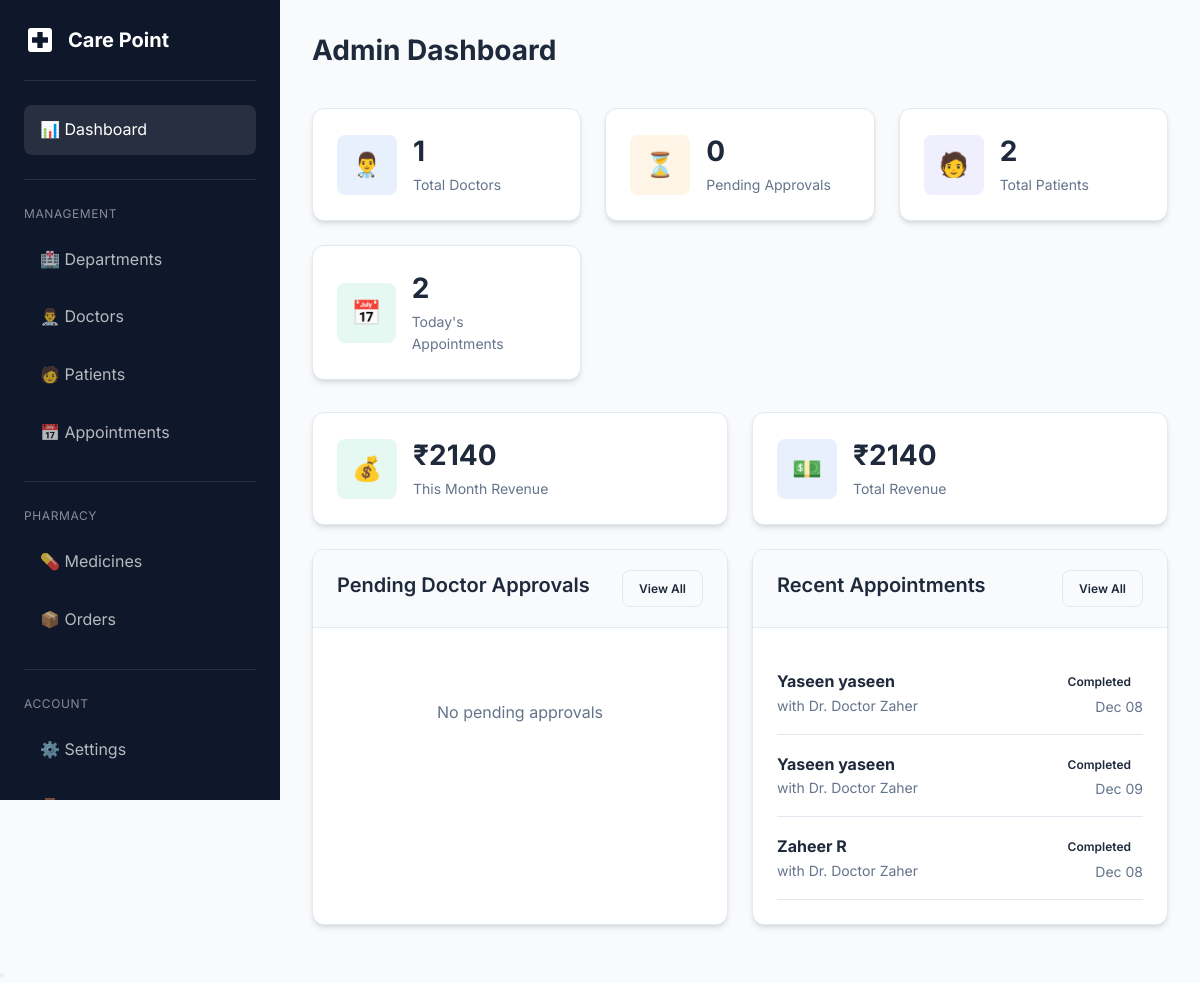
The app's page /adminpanel/ (signed in) with its own data.
### appointments/models.py (models this page shows, shortened)
class Appointment(models.Model):
    class Status(models.TextChoices):
        PENDING = 'pending', 'Pending'
        CONFIRMED = 'confirmed', 'Confirmed'
        CANCELLED = 'cancelled', 'Cancelled'
        COMPLETED = 'completed', 'Completed'
        NO_SHOW = 'no_show', 'No Show'
    class PaymentStatus(models.TextChoices):
        UNPAID = 'unpaid', 'Unpaid'
        PAID = 'paid', 'Paid'
        REFUNDED = 'refunded', 'Refunded'
    patient = models.ForeignKey(
        'patients.PatientProfile',
        on_delete=models.CASCADE,
        related_name='appointments'
    )
    doctor = models.ForeignKey(
        'doctors.DoctorProfile',
        on_delete=models.CASCADE,
        related_name='appointments'
    )
    department = models.ForeignKey(
        'departments.Department',
        on_delete=models.SET_NULL,
        null=True,
        related_name='appointments'
    )
    scheduled_datetime = models.DateTimeField()
    duration_minutes = models.PositiveIntegerField(default=30)
    status = models.CharField(
        max_length=20,
        choices=Status.choices,
        default=Status.PENDING
    )
    payment_status = models.CharField(
        max_length=20,
        choices=PaymentStatus.choices,
        default=PaymentStatus.UNPAID
    )
    reason = models.TextField(blank=True, help_text="Reason for visit")
    notes = models.TextField(blank=True, help_text="Additional notes")
    created_at = models.DateTimeField(auto_now_add=True)
    updated_at = models.DateTimeField(auto_now=True)
    class Meta:
        ordering = ['-scheduled_datetime']

### patients/models.py (models this page shows, shortened)
class PatientProfile(models.Model):
    class Gender(models.TextChoices):
        MALE = 'male', 'Male'
        FEMALE = 'female', 'Female'
        OTHER = 'other', 'Other'
    class BloodGroup(models.TextChoices):
        A_POSITIVE = 'A+', 'A+'
        A_NEGATIVE = 'A-', 'A-'
        B_POSITIVE = 'B+', 'B+'
        B_NEGATIVE = 'B-', 'B-'
        O_POSITIVE = 'O+', 'O+'
        O_NEGATIVE = 'O-', 'O-'
        AB_POSITIVE = 'AB+', 'AB+'
        AB_NEGATIVE = 'AB-', 'AB-'
    user = models.OneToOneField(
        settings.AUTH_USER_MODEL,
        on_delete=models.CASCADE,
        related_name='patient_profile'
    )
    date_of_birth = models.DateField(null=True, blank=True)
    gender = models.CharField(
        max_length=10,
        choices=Gender.choices,
        blank=True
    )
    blood_group = models.CharField(
        max_length=5,
        choices=BloodGroup.choices,
        blank=True
    )
    address = models.TextField(blank=True)
    emergency_contact_name = models.CharField(max_length=100, blank=True)
    emergency_contact_phone = models.CharField(max_length=15, blank=True)
    medical_history = models.TextField(blank=True)
    allergies = models.TextField(blank=True)
    created_at = models.DateTimeField(auto_now_add=True)
    updated_at = models.DateTimeField(auto_now=True)
    def __str__(self):
        return f"{self.user.get_full_name() or self.user.username}"

### accounts/models.py (models this page shows, shortened)
class User(AbstractUser):
    class Role(models.TextChoices):
        PATIENT = 'patient', 'Patient'
        DOCTOR = 'doctor', 'Doctor'
        ADMIN = 'admin', 'Admin'
    role = models.CharField(
        max_length=20,
        choices=Role.choices,
        default=Role.PATIENT
    )
    phone = models.CharField(max_length=15, blank=True, null=True)
    is_approved = models.BooleanField(
        default=True,
        help_text='For doctors: set to False until admin approves'
    )
    profile_picture = models.ImageField(
        upload_to='profile_pictures/',
        blank=True,
        null=True
    )
    created_at = models.DateTimeField(auto_now_add=True)
    updated_at = models.DateTimeField(auto_now=True)
    @property
    def is_admin_user(self):
        return self.role == self.Role.ADMIN or self.is_superuser

### doctors/models.py (models this page shows, shortened)
class DoctorProfile(models.Model):
    user = models.OneToOneField(
        settings.AUTH_USER_MODEL,
        on_delete=models.CASCADE,
        related_name='doctor_profile'
    )
    department = models.ForeignKey(
        'departments.Department',
        on_delete=models.SET_NULL,
        null=True,
        blank=True,
        related_name='doctors'
    )
    qualifications = models.CharField(max_length=200, blank=True)
    specialization = models.CharField(max_length=100, blank=True)
    experience_years = models.PositiveIntegerField(default=0)
    bio = models.TextField(blank=True)
    consultation_fee = models.DecimalField(
        max_digits=10,
        decimal_places=2,
        default=500.00
    )
    available_from = models.TimeField(null=True, blank=True)
    available_to = models.TimeField(null=True, blank=True)
    created_at = models.DateTimeField(auto_now_add=True)
    updated_at = models.DateTimeField(auto_now=True)
    @property
    def full_name(self):
        return f"Dr. {self.user.get_full_name() or self.user.username}"

### adminpanel/views.py (the view)
# urls.py: path('', views.dashboard, name='dashboard'),
@admin_required
def dashboard(request):
    today = timezone.now().date()
    this_month = today.replace(day=1)
    total_doctors = User.objects.filter(role=User.Role.DOCTOR).count()
    pending_doctors = User.objects.filter(role=User.Role.DOCTOR, is_approved=False).count()
    total_patients = User.objects.filter(role=User.Role.PATIENT).count()
    today_appointments = Appointment.objects.filter(scheduled_datetime__date=today).count()
    total_appointments = Appointment.objects.count()
    total_revenue = Invoice.objects.filter(status='paid').aggregate(
        total=Sum('amount')
    )['total'] or 0
    monthly_revenue = Invoice.objects.filter(
        status='paid',
        paid_at__date__gte=this_month
    ).aggregate(total=Sum('amount'))['total'] or 0
    recent_appointments = Appointment.objects.order_by('-created_at')[:5]
    pending_doctor_approvals = User.objects.filter(
        role=User.Role.DOCTOR,
        is_approved=False
    ).order_by('-date_joined')[:5]
    context = {
        'total_doctors': total_doctors,
        'pending_doctors': pending_doctors,
        'total_patients': total_patients,
        'today_appointments': today_appointments,
        'total_appointments': total_appointments,
        'total_revenue': total_revenue,
        'monthly_revenue': monthly_revenue,
        'recent_appointments': recent_appointments,
        'pending_doctor_approvals': pending_doctor_approvals,
    }
    return render(request, 'adminpanel/dashboard.html', context)

### templates/adminpanel/dashboard.html (shortened to what this page needs)
{% extends 'base.html' %}
{% load static %}
{% block extra_css %}
        <link rel="stylesheet" href="{% static 'css/style.css' %}">
    {% endblock %}
{% block content %}
<div class="dashboard-layout">
    {% include 'includes/sidebar.html' %}
    <main class="main-content">
        <div class="page-header">
            <h1 class="page-title">Admin Dashboard</h1>
        </div>
        <div class="stats-grid">
            <div class="stat-card">
                <div class="stat-icon primary">👨‍⚕️</div>
                <div class="stat-content">
                    <h3>{{ total_doctors }}</h3>
                    <p>Total Doctors</p>
                </div>
            </div>
            <div class="stat-card">
                <div class="stat-icon warning">⏳</div>
                <div class="stat-content">
                    <h3>{{ pending_doctors }}</h3>
                    <p>Pending Approvals</p>
                </div>
            </div>
            <div class="stat-card">
                <div class="stat-icon info">🧑</div>
                <div class="stat-content">
                    <h3>{{ total_patients }}</h3>
                    <p>Total Patients</p>
                </div>
            </div>
            <div class="stat-card">
                <div class="stat-icon success">📅</div>
                <div class="stat-content">
                    <h3>{{ today_appointments }}</h3>
                    <p>Today's Appointments</p>
                </div>
            </div>
        </div>
        <div class="grid grid-2 mb-3">
            <div class="stat-card">
                <div class="stat-icon success">💰</div>
                <div class="stat-content">
                    <h3>₹{{ monthly_revenue|floatformat:0 }}</h3>
                    <p>This Month Revenue</p>
                </div>
            </div>
            <div class="stat-card">
                <div class="stat-icon primary">💵</div>
                <div class="stat-content">
                    <h3>₹{{ total_revenue|floatformat:0 }}</h3>
                    <p>Total Revenue</p>
                </div>
            </div>
        </div>
        <div class="grid grid-2">
            <div class="card">
                <div class="card-header d-flex justify-between align-center">
                    <h4>Pending Doctor Approvals</h4>
                    <a href="{% url 'adminpanel:doctor_list' %}?status=pending" class="btn btn-sm btn-secondary">View All</a>
                </div>
                <div class="card-body">
                    {% if pending_doctor_approvals %}
                    <ul style="list-style: none;">
                        {% for doc in pending_doctor_approvals %}
                        <li style="padding: 1rem 0; border-bottom: 1px solid var(--border-color);">
                            <div class="d-flex justify-between align-center">
                                <div>
                                    <strong>Dr. {{ doc.get_full_name }}</strong>
                                    <p class="text-secondary" style="font-size: 0.875rem;">{{ doc.email }}</p>
                                </div>
                                <a href="{% url 'adminpanel:doctor_detail' doc.doctor_profile.pk %}" class="btn btn-sm btn-primary">Review</a>
                            </div>
                        </li>
                        {% endfor %}
                    </ul>
                    {% else %}
                    <div class="empty-state">
                        <p>No pending approvals</p>
                    </div>
                    {% endif %}
                </div>
            </div>
            <div class="card">
                <div class="card-header d-flex justify-between align-center">
                    <h4>Recent Appointments</h4>
                    <a href="{% url 'adminpanel:appointment_list' %}" class="btn btn-sm btn-secondary">View All</a>
                </div>
                <div class="card-body">
                    {% if recent_appointments %}
                    <ul style="list-style: none;">
                        {% for apt in recent_appointments %}
                        <li style="padding: 1rem 0; border-bottom: 1px solid var(--border-color);">
                            <div class="d-flex justify-between align-center">
                                <div>
                                    <strong>{{ apt.patient }}</strong>
                                    <p class="text-secondary" style="font-size: 0.875rem;">with {{ apt.doctor.full_name }}</p>
                                </div>
                                <div class="text-right">
                                    <span class="badge badge-{{ apt.status }}">{{ apt.get_status_display }}</span>
                                    <p class="text-secondary" style="font-size: 0.875rem;">{{ apt.scheduled_datetime|date:"M d" }}</p>
                                </div>
                            </div>
                        </li>
                        {% endfor %}
                    </ul>
                    {% else %}
                    <div class="empty-state">
                        <p>No recent appointments</p>
                    </div>
                    {% endif %}
                </div>
            </div>
        </div>
    </main>
</div>
{% endblock %}

### static/css/style.css (style rules this page uses)
:root { --primary-color: #2563eb; --primary-dark: #1d4ed8; --primary-light: #3b82f6; --secondary-color: #0891b2; --accent-color: #06b6d4; --success-color: #10b981; --warning-color: #f59e0b; --danger-color: #ef4444; --info-color: #6366f1; --bg-primary: #f8fafc; --bg-secondary: #ffffff; --bg-dark: #1e293b; --bg-darker: #0f172a; --text-primary: #1e293b; --text-secondary: #64748b; --text-light: #94a3b8; --text-white: #ffffff; --border-color: #e2e8f0; --shadow-sm: 0 1px 2px 0 rgb(0 0 0 / 0.05); --shadow-md: 0 4px 6px -1px rgb(0 0 0 / 0.1), 0 2px 4px -2px rgb(0 0 0 / 0.1); --shadow-lg: 0 10px 15px -3px rgb(0 0 0 / 0.1), 0 4px 6px -4px rgb(0 0 0 / 0.1); --shadow-xl: 0 20px 25px -5px rgb(0 0 0 / 0.1), 0 8px 10px -6px rgb(0 0 0 / 0.1); --radius-sm: 0.375rem; --radius-md: 0.5rem; --radius-lg: 0.75rem; --radius-xl: 1rem; --transition: all 0.3s ease; }
* { margin: 0; padding: 0; box-sizing: border-box; }
body { font-family: 'Inter', -apple-system, BlinkMacSystemFont, 'Segoe UI', Roboto, sans-serif; background-color: var(--bg-primary); color: var(--text-primary); line-height: 1.6; }
h1, h2, h3, h4, h5, h6 { font-weight: 600; line-height: 1.3; margin-bottom: 0.5rem; }
h1 { font-size: 2.25rem; }
h3 { font-size: 1.5rem; }
h4 { font-size: 1.25rem; }
a { color: var(--primary-color); text-decoration: none; transition: var(--transition); }
.btn { display: inline-flex; align-items: center; justify-content: center; gap: 0.5rem; padding: 0.75rem 1.5rem; font-size: 0.875rem; font-weight: 600; border-radius: var(--radius-md); border: none; cursor: pointer; transition: var(--transition); text-decoration: none; }
.btn-secondary { background: var(--bg-primary); color: var(--text-primary); border: 1px solid var(--border-color); }
.btn-sm { padding: 0.5rem 1rem; font-size: 0.75rem; }
.card { background: var(--bg-secondary); border-radius: var(--radius-lg); box-shadow: var(--shadow-md); border: 1px solid var(--border-color); overflow: hidden; transition: var(--transition); }
.card-header { padding: 1.25rem 1.5rem; border-bottom: 1px solid var(--border-color); background: var(--bg-primary); }
.card-body { padding: 1.5rem; }
.stats-grid { display: grid; grid-template-columns: repeat(auto-fit, minmax(240px, 1fr)); gap: 1.5rem; margin-bottom: 2rem; }
.stat-card { background: var(--bg-secondary); border-radius: var(--radius-lg); padding: 1.5rem; box-shadow: var(--shadow-md); border: 1px solid var(--border-color); display: flex; align-items: center; gap: 1rem; }
.stat-icon { width: 60px; height: 60px; border-radius: var(--radius-md); display: flex; align-items: center; justify-content: center; font-size: 1.5rem; }
.stat-icon.primary { background: rgba(37, 99, 235, 0.1); color: var(--primary-color); }
.stat-icon.success { background: rgba(16, 185, 129, 0.1); color: var(--success-color); }
.stat-icon.warning { background: rgba(245, 158, 11, 0.1); color: var(--warning-color); }
.stat-icon.info { background: rgba(99, 102, 241, 0.1); color: var(--info-color); }
.stat-content h3 { font-size: 1.75rem; font-weight: 700; color: var(--text-primary); margin-bottom: 0.25rem; }
.stat-content p { color: var(--text-secondary); font-size: 0.875rem; }
.badge { display: inline-flex; align-items: center; padding: 0.25rem 0.75rem; font-size: 0.75rem; font-weight: 600; border-radius: 9999px; text-transform: capitalize; }
.dashboard-layout { display: flex; min-height: 100vh; }
.main-content { flex: 1; margin-left: 280px; padding: 2rem; }
.page-header { display: flex; justify-content: space-between; align-items: center; margin-bottom: 2rem; }
.page-title { font-size: 1.75rem; font-weight: 700; }
.grid { display: grid; gap: 1.5rem; }
.grid-2 { grid-template-columns: repeat(2, 1fr); }
.text-right { text-align: right; }
.text-secondary { color: var(--text-secondary); }
.mb-3 { margin-bottom: 1.5rem; }
.d-flex { display: flex; }
.align-center { align-items: center; }
.justify-between { justify-content: space-between; }
.empty-state { text-align: center; padding: 3rem; color: var(--text-secondary); }

### records on screen
Appointment: patient "Yaseen yaseen", doctor.full_name "Dr. Doctor Zaher", status "Completed", scheduled_datetime "Dec 08"
Appointment: patient "Yaseen yaseen", doctor.full_name "Dr. Doctor Zaher", status "Completed", scheduled_datetime "Dec 09"
Appointment: patient "Zaheer R", doctor.full_name "Dr. Doctor Zaher", status "Completed", scheduled_datetime "Dec 08"

### other values on screen
{{ total_doctors }} "1"
{{ pending_doctors }} "0"
{{ total_patients }} "2"
{{ today_appointments }} "2"
{{ monthly_revenue|floatformat:0 }} "2140"
{{ total_revenue|floatformat:0 }} "2140"
